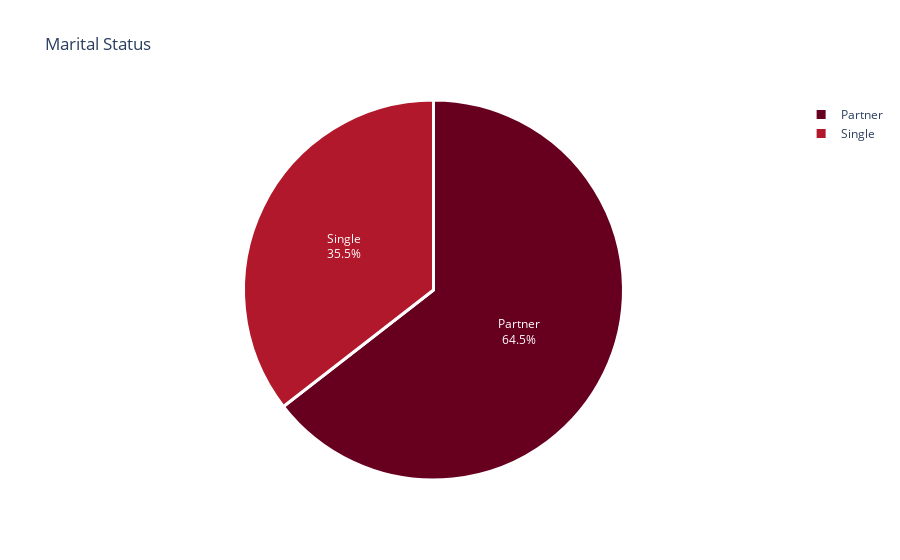

Notebook code for this chart:
### Markdown cell above
### Marital Status Analysis

### Code cell
maritalStatus = customer.Marital_Status.value_counts()
# maritalStatus

fig = px.pie(maritalStatus,
             values = maritalStatus.values,
             names = maritalStatus.index,
             color_discrete_sequence = px.colors.sequential.RdBu,
            title = 'Marital Status')
fig.update_traces(textposition = 'inside', textinfo = 'percent+label',
                 marker = dict(line = dict(color = 'white', width = 3)))
fig.show()

### Figure 1 — Plotly figure (JSON) as saved in the notebook; plotly's stock layout.template omitted (floating-point values rounded to 4 significant figures)
{"data": [{"domain": {"x": [0, 1], "y": [0, 1]}, "hovertemplate": "index=%{label}<br>value=%{value}<extra></extra>", "labels": ["Partner", "Single"], "legendgroup": "", "marker": {"line": {"color": "white", "width": 3}}, "name": "", "showlegend": true, "textinfo": "percent+label", "textposition": "inside", "type": "pie", "values": [1422, 783]}], "layout": {"legend": {"tracegroupgap": 0}, "piecolorway": ["rgb(103,0,31)", "rgb(178,24,43)", "rgb(214,96,77)", "rgb(244,165,130)", "rgb(253,219,199)", "rgb(247,247,247)", "rgb(209,229,240)", "rgb(146,197,222)", "rgb(67,147,195)", "rgb(33,102,172)", "rgb(5,48,97)"], "title": {"text": "Marital Status"}}}
